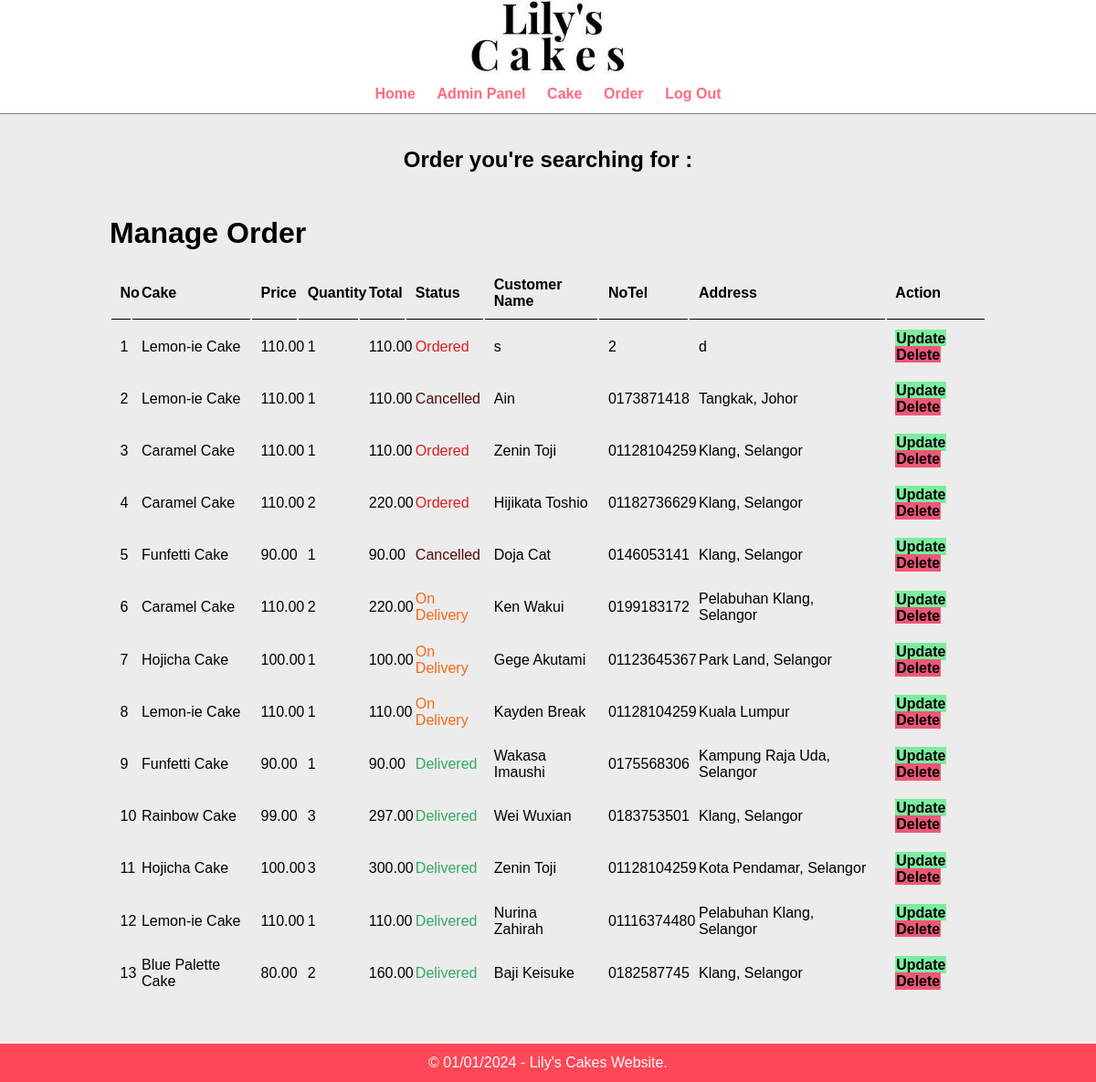
Page /admin/search-order.php on the committed database.
### tables this page shows
CREATE TABLE `table_order` (
  `ID_order` int(11) NOT NULL,
  `cake` varchar(100) NOT NULL,
  `price` decimal(10,2) NOT NULL,
  `qty` int(11) NOT NULL,
  `total_price` decimal(10,2) NOT NULL,
  `status` varchar(100) NOT NULL,
  `cust_name` varchar(150) NOT NULL,
  `cust_notel` varchar(11) NOT NULL,
  `cust_address` varchar(255) NOT NULL
);

### admin/search-order.php (the view)
<?php
include ('header-footer/header.php');
?>
<section class="cake-search text-center">
        <div class="container">
            <?php
            $search = $_POST['search'];
            ?>
            <br><br>
            <h2>Order you're searching for : <a label style = 'color: #ff6b81;'><?php echo $search; ?></a></h2>
        </div>
</section>
<div class = "main-content">
	<div class = "wrapper">
		<h1>Manage Order</h1>
		<br>
		<table class ="table-width">
            <tr>
                <th>No</th>
                <th>Cake</th>
                <th>Price</th>
                <th>Quantity</th>
                <th>Total</th>
                <th>Status</th>
                <th>Customer Name</th>
                <th>NoTel</th>
                <th>Address</th>
                <th>Action</th>
            </tr>
            <?php
            $query = "SELECT * FROM table_order WHERE cake LIKE '%$search%' OR status LIKE '%$search%' ORDER BY ID_order DESC";
            $result = mysqli_query($connect, $query);
            $count = mysqli_num_rows($result);
            $no=1;
            if($count > 0)
            {
                while($row=mysqli_fetch_assoc($result))
                {
                    $ID_order = $row['ID_order'];
                    $cake = $row['cake'];
                    $price = $row['price'];
                    $qty = $row['qty'];
                    $total_price = $row['total_price'];
                    $status = $row['status'];
                    $cust_name = $row['cust_name'];
                    $cust_notel = $row['cust_notel'];
                    $cust_address = $row['cust_address'];
                    ?>
                    <tr>
                        <td><?php echo $no++; ?></td>
                        <td><?php echo $cake; ?></td>
                        <td><?php echo $price; ?></td>
                        <td><?php echo $qty; ?></td>
                        <td><?php echo $total_price; ?></td>
                        <td>
                            <?php
                            if($status == "Ordered")
                            {
                                echo "<label style = 'color: #E01D20;'>$status</label>";
                            }
                            elseif($status == "On Delivery")
                            {
                                echo "<label style = 'color: #F96815;'>$status</label>";
                            }
                            elseif($status == "Delivered")
                            {
                                echo "<label style = 'color: #33AA67;'>$status</label>";
                            }
                            elseif($status == "Cancelled")
                            {
                                echo "<label style = 'color: #540B0C;'>$status</label>";
                            }
                            ?>
                        </td>
                        <td><?php echo $cust_name; ?></td>
                        <td><?php echo $cust_notel; ?></td>
                        <td><?php echo $cust_address; ?></td>
                        <td>
                            <a href = "<?php echo SITEURL; ?>admin/update-order.php?ID_order=<?php echo $ID_order; ?>" class = "btn-secondary">Update</a>
                            <a href = "<?php echo SITEURL; ?>admin/delete-order.php?ID_order=<?php echo $ID_order; ?>" class = "btn-third">Delete</a>
                        </td>
                    </tr>
                    <?php
                }
            }
            else
            {
                echo "<tr><td colspan = '12' class = 'error'>No such data in database.</td></tr>";
            }
            ?>
        </table>
	</div>
</div>
<?php
include ('header-footer/footer.php');
?>

### css/admin.css (style rules this page uses)
* { margin: 0; padding: 0; font-family: Arial, Helvetica, sans-serif; }
.wrapper { padding: 1%; width: 80%; margin: 0 auto; }
.text-center { text-align: center; }
.table-width { width: 100%; }
table tr th { border-bottom: 1px solid black; padding: 1%; text-align: left; }
table tr td { padding: 1%; }
.btn-secondary { background-color: #7bed9f; padding: 1%; color: black; text-decoration: none; font-weight: bold; }
.btn-third { background-color: #ef5777; padding: 1%; color: black; text-decoration: none; font-weight: bold; }
.cake-search { background-color: #ececec; background-size: cover; background-repeat: no-repeat; background-position: center; }
.main-content { background-color: #ececec; padding: 3% 0; }

### rows in the picture
table_order: cake "Lemon-ie Cake", price "110.00", qty "1", total_price "110.00", status "Ordered", cust_name "s", cust_notel "2", cust_address "d"
table_order: cake "Lemon-ie Cake", price "110.00", qty "1", total_price "110.00", status "Cancelled", cust_name "Ain", cust_notel "0173871418", cust_address "Tangkak, Johor"
table_order: cake "Caramel Cake", price "110.00", qty "1", total_price "110.00", status "Ordered", cust_name "Zenin Toji", cust_notel "01128104259", cust_address "Klang, Selangor"
table_order: cake "Caramel Cake", price "110.00", qty "2", total_price "220.00", status "Ordered", cust_name "Hijikata Toshio", cust_notel "01182736629", cust_address "Klang, Selangor"
table_order: cake "Funfetti Cake", price "90.00", qty "1", total_price "90.00", status "Cancelled", cust_name "Doja Cat", cust_notel "0146053141", cust_address "Klang, Selangor"
table_order: cake "Caramel Cake", price "110.00", qty "2", total_price "220.00", status "On Delivery", cust_name "Ken Wakui", cust_notel "0199183172", cust_address "Pelabuhan Klang, Selangor"
table_order: cake "Hojicha Cake", price "100.00", qty "1", total_price "100.00", status "On Delivery", cust_name "Gege Akutami", cust_notel "01123645367", cust_address "Park Land, Selangor"
table_order: cake "Lemon-ie Cake", price "110.00", qty "1", total_price "110.00", status "On Delivery", cust_name "Kayden Break", cust_notel "01128104259", cust_address "Kuala Lumpur"
table_order: cake "Funfetti Cake", price "90.00", qty "1", total_price "90.00", status "Delivered", cust_name "Wakasa Imaushi", cust_notel "0175568306", cust_address "Kampung Raja Uda, Selangor"
table_order: cake "Rainbow Cake", price "99.00", qty "3", total_price "297.00", status "Delivered", cust_name "Wei Wuxian", cust_notel "0183753501", cust_address "Klang, Selangor"
table_order: cake "Hojicha Cake", price "100.00", qty "3", total_price "300.00", status "Delivered", cust_name "Zenin Toji", cust_notel "01128104259", cust_address "Kota Pendamar, Selangor"
table_order: cake "Lemon-ie Cake", price "110.00", qty "1", total_price "110.00", status "Delivered", cust_name "Nurina Zahirah", cust_notel "01116374480", cust_address "Pelabuhan Klang, Selangor"
table_order: cake "Blue Palette Cake", price "80.00", qty "2", total_price "160.00", status "Delivered", cust_name "Baji Keisuke", cust_notel "0182587745", cust_address "Klang, Selangor"
